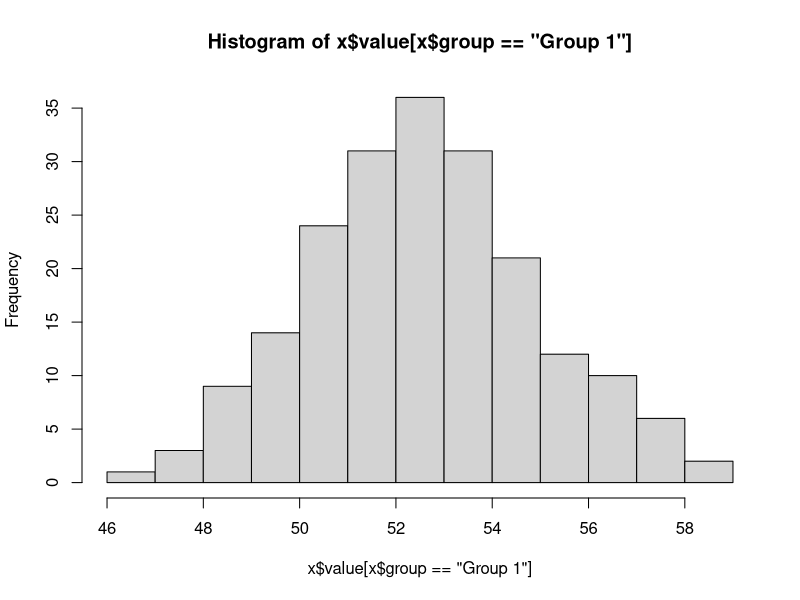
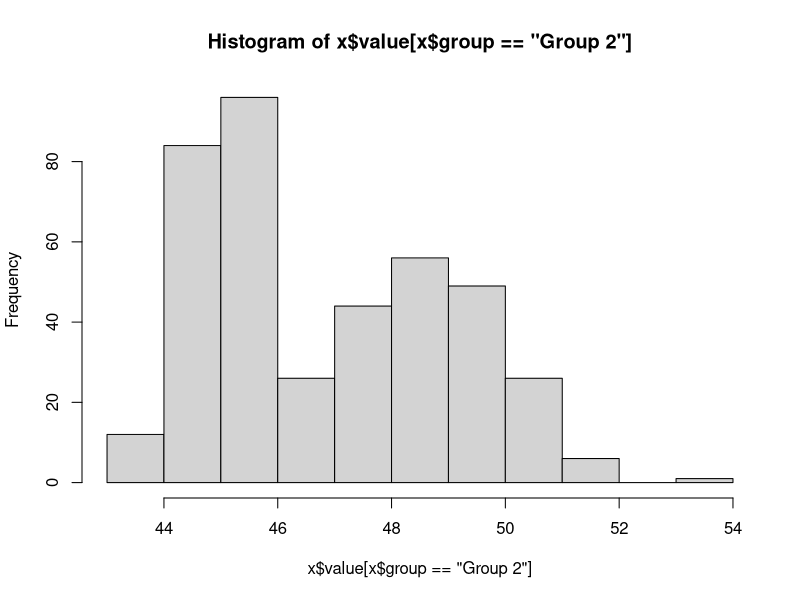
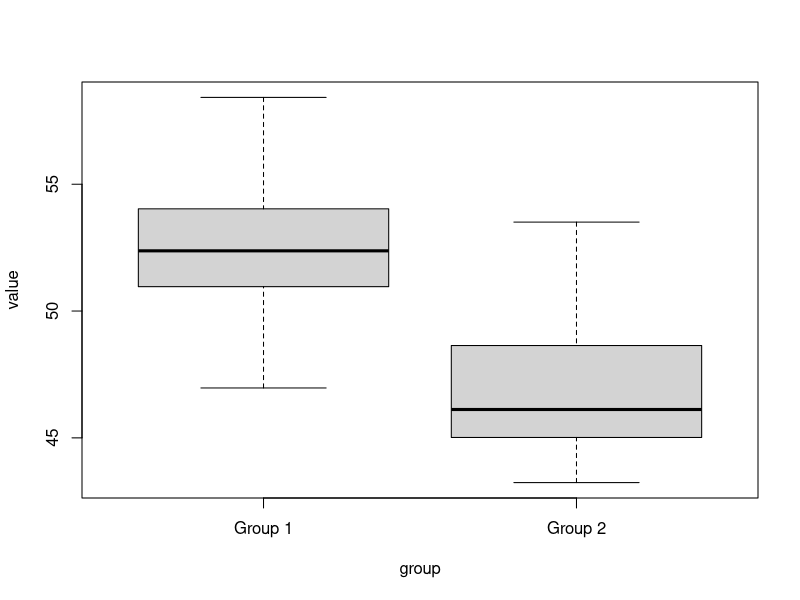
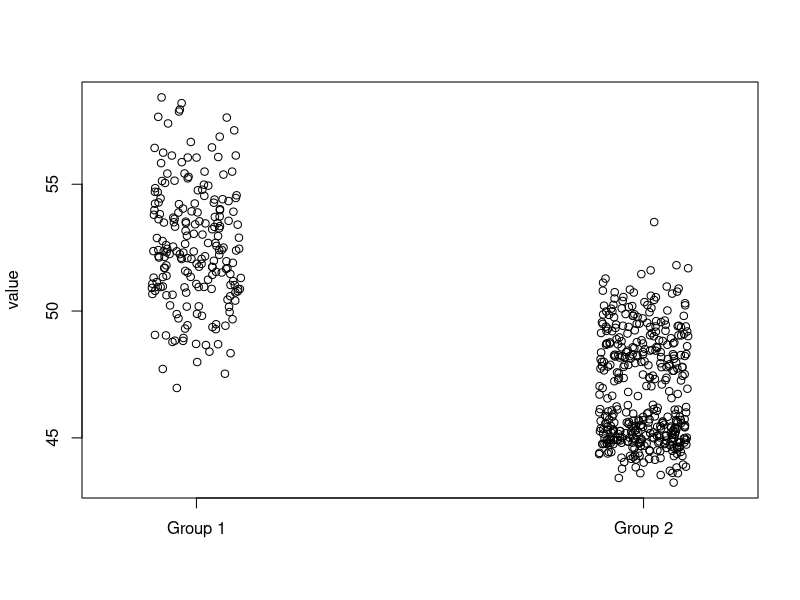
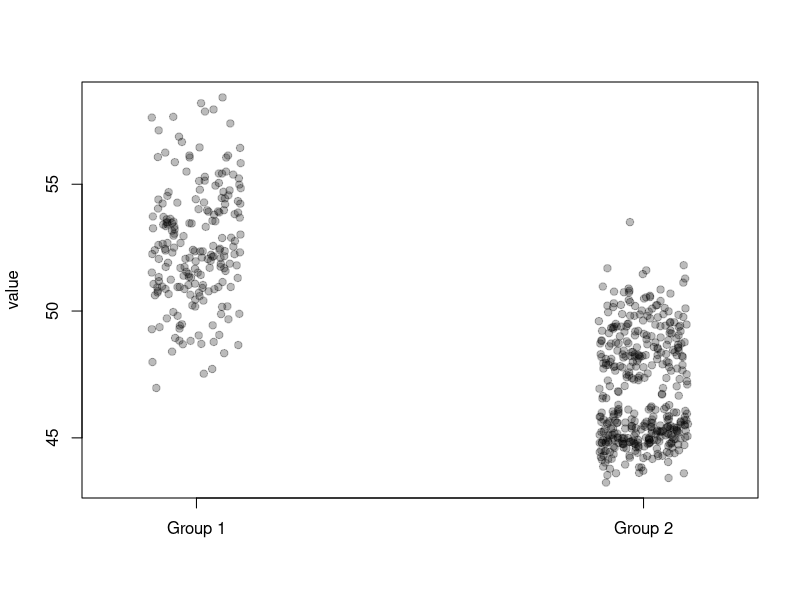
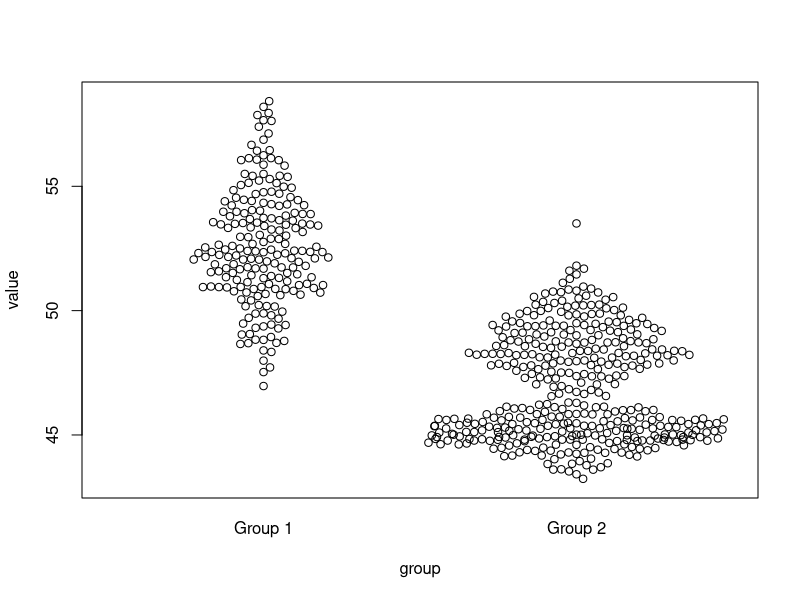
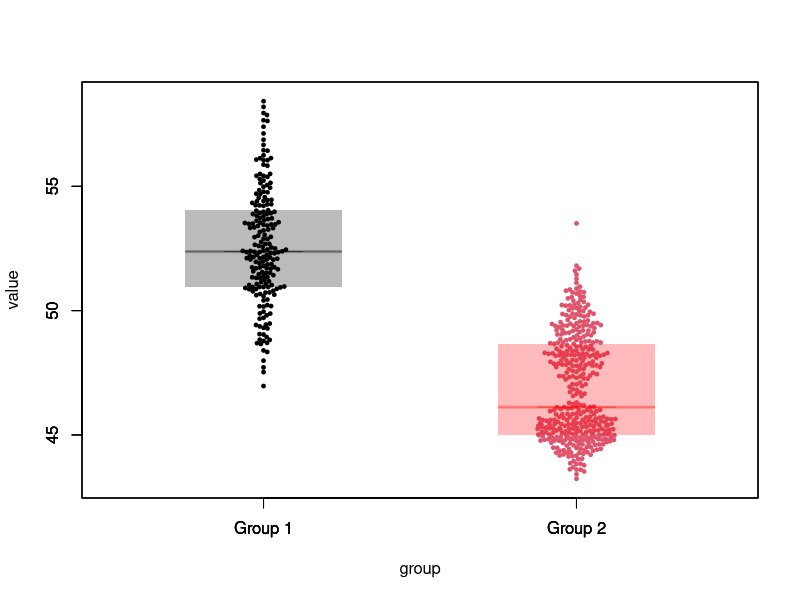
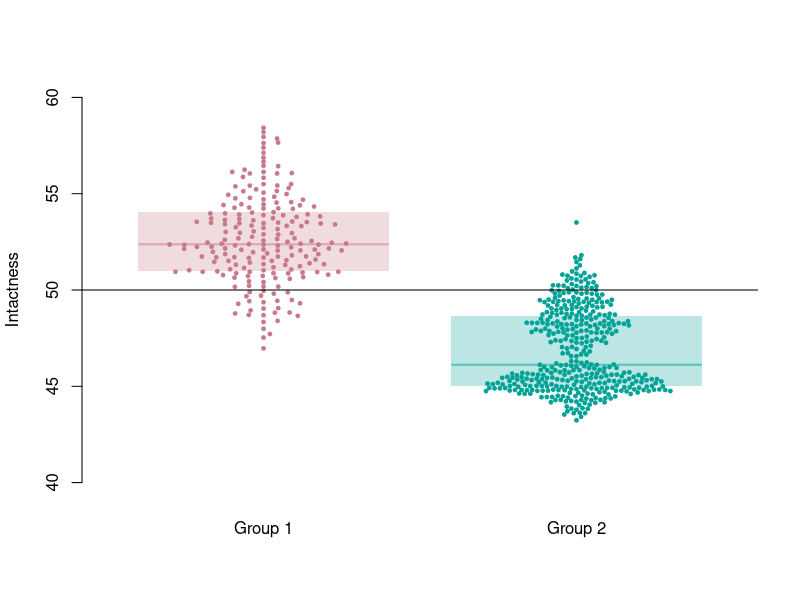

The R source for these figures, in order:
#' ---
#' title: Improved plots for intactness and sector effects
#' author: Peter, Dave, Emily, and others
#' output: word_document
#' ---
#'
#' The goal of this script is to provide functions to create intactness and sector effect graphics replacing the violin plots used previously.
#'
#' ## Install and load dependencies
#'
#' We will need to beesplot package to be able to make the plot using glorious base R graphics.
#'
#'+ results='hide',warning=FALSE,message=FALSE
if (!require("beeswarm", quietly=TRUE))
  install.packages("beeswarm")
library(beeswarm)
#'
#' ## Simulated data
#'
#' - `group`: groups of species or sectors to be shown on the x axis
#' - `value`: values to show in the ye axis
set.seed(1)
n <- c(200, 400)
x <- data.frame(
  group=rep(c("Group 1", "Group 2"), n),
  value=c(rnorm(n[1], 0.1, 0.1),
          rnorm(n[2]/2, -0.2, 0.025), rnorm(n[2]/2, -0.05, 0.05)))
x$value <- plogis(x$value) * 100
#'
#' ## Univariate plots
#'
#' Unimodal for `Group 1`
hist(x$value[x$group=="Group 1"])
#' Bimodal for `Group 2`
hist(x$value[x$group=="Group 2"])
#'
#' ## Conditional plot
#'
#' We want to show the two conditional distribution (histograms from above) in the same graph. One approach is boxplot
boxplot(value ~ group, x, range=0)
#' This does not show the bimodality, can we show to dots?
stripchart(value ~ group, x, vertical = TRUE, method = 'jitter', pch=21)
#' We are getting somewhere, the plot is really busy, let's improve
stripchart(value ~ group, x, vertical = TRUE, method = 'jitter',
           pch=19, col="#00000044")
#' Wouldn't it be lovely of the dots would follow the histogram shapes?
#' We can use beeswarm plot for that
beeswarm(value ~ group, x,
         priority="random", corral="random")
#' Now combine beeswarm with boxplot and color the groups
beeswarm(value ~ group, x,
         priority="random", corral="random",
        corralWidth=0.25,
         cex=0.5, pch=19, col=1:2)
b <- boxplot(value ~ group, x, range=0, add=TRUE,
        col=c("#00000044", "#ff000044"), border=NA,
        pars = list(boxwex = 0.5))
boxplot(b$stats[3,] ~ as.factor(b$names), add=TRUE,
        border=c("#00000044", "#ff000044"),
        pars = list(boxwex = 0.5))
#'
#' ## Wrapping it up in a function
#'
beeplot <- function(x, y,
  bw=0.4, sw=0.3,
  xlab="", ylab="Value", main="", col=NULL, ...) {

  x <- data.frame(group=as.factor(x), value=y)
  m <- length(unique(x$group))
  if (is.null(col))
    col <- hcl.colors(m, "Pastel 1")
  col0 <- substr(col, 1, 7)
  col1 <- paste0(col0, "44")
  col2 <- paste0(col0, "88")
  b <- boxplot(value ~ group, x, range=0,
          col=col1, border=NA,
          pars=list(boxwex = 2*bw),
          xlab=xlab, ylab=ylab, main=main, axes=FALSE, ...)
  a <- beeswarm(value ~ group, x, add=TRUE,
           priority="random", corral="random",
           cex=0.5, pch=19, col=1:2, do.plot=FALSE)
  g <- as.factor(b$names)
  for (i in seq_along(g)) {
    lines(c(i-bw, i+bw), b$stats[3,c(i,i)], col=col2[i], lwd=2, lend=1)
    a$x[a$x.orig == g[i]] <- i+sw*(a$x[a$x.orig == g[i]]-i) /
      max(abs(a$x[a$x.orig == g[i]]-i))
  }
  a$col <- col0[match(a$x.orig, g)]
  points(a$x, a$y, cex=0.5, pch=19, col=a$col)
  axis(2)
  axis(1, seq_along(g), g, lwd=0)
  invisible(a)
}
#' Test of the pudding
beeplot(x$group, x$value, ylim=c(40, 60), ylab="Intactness",
        col=hcl.colors(length(unique(x$group)), "Dark 2"))
abline(h=50)

